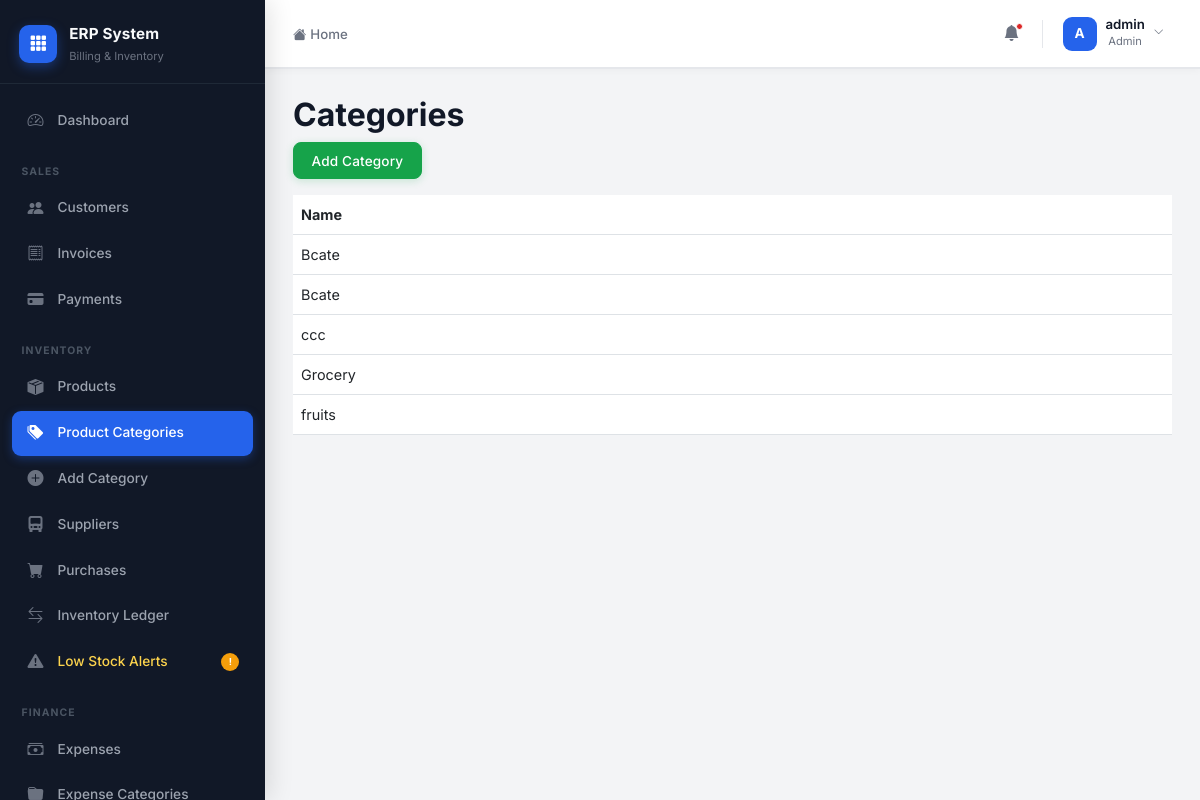
Page /products/categories/ (signed in) on the committed database.
### accounts/models.py (models this page shows)
class CustomUser(AbstractUser):
    ROLE_CHOICES = (
        ('admin', 'Admin'),
        ('staff', 'Staff'),
        ('accountant', 'Accountant'),
    )
    role = models.CharField(max_length=20, choices=ROLE_CHOICES, default='staff')
    phone = models.CharField(max_length=15, blank=True, null=True)

### products/models.py (models this page shows, shortened)
class Category(models.Model):
    name = models.CharField(max_length=100)

### products/views.py (the view)
# urls.py: path('categories/', category_list, name='category_list'),
@login_required
def category_list(request):
    categories = Category.objects.all()
    return render(request, 'products/category_list.html', {
        'categories': categories
    })

### templates/products/category_list.html
{% extends 'layouts/admin_base.html' %}
{% block admin_content %}
<h2>Categories</h2>
<a href="{% url 'add_category' %}" class="btn btn-success mb-3">
    Add Category
</a>
<table class="table">
    <tr>
        <th>Name</th>
    </tr>
    {% for cat in categories %}
    <tr>
        <td>{{ cat.name }}</td>
    </tr>
    {% endfor %}
</table>
{% endblock %}

### templates/layouts/admin_base.html (shortened to what this page needs)
{% extends 'base.html' %}
{% block content %}
<div class="erp-shell">
    <aside class="erp-sidebar" id="erpSidebar">
        <div class="sidebar-logo">
            <div class="logo-icon">
                <i class="bi bi-grid-3x3-gap-fill"></i>
            </div>
            <div class="logo-text">
                <span class="logo-name">ERP System</span>
                <span class="logo-sub">Billing & Inventory</span>
            </div>
        </div>
        <nav class="sidebar-nav" id="sidebarNav">
            <a href="{% url 'admin_dashboard' %}"
               class="nav-item {% if request.resolver_match.url_name == 'admin_dashboard' %}active{% endif %}">
                <span class="nav-icon"><i class="bi bi-speedometer2"></i></span>
                <span class="nav-label">Dashboard</span>
            </a>
            <div class="nav-section-label">Sales</div>
            <a href="{% url 'customer_list' %}"
               class="nav-item {% if 'customer' in request.resolver_match.url_name %}active{% endif %}">
                <span class="nav-icon"><i class="bi bi-people-fill"></i></span>
                <span class="nav-label">Customers</span>
            </a>
            <a href="{% url 'invoice_list' %}"
               class="nav-item {% if 'invoice' in request.resolver_match.url_name %}active{% endif %}">
                <span class="nav-icon"><i class="bi bi-receipt"></i></span>
                <span class="nav-label">Invoices</span>
            </a>
            {% if request.user.role == 'admin' or request.user.role == 'accountant' %}
            <a href="{% url 'payment_list' %}"
               class="nav-item {% if 'payment' in request.resolver_match.url_name %}active{% endif %}">
                <span class="nav-icon"><i class="bi bi-credit-card-fill"></i></span>
                <span class="nav-label">Payments</span>
            </a>
            {% endif %}
            <div class="nav-section-label">Inventory</div>
            <a href="{% url 'product_list' %}"
               class="nav-item {% if request.resolver_match.url_name == 'product_list' %}active{% endif %}">
                <span class="nav-icon"><i class="bi bi-box-seam-fill"></i></span>
                <span class="nav-label">Products</span>
            </a>
            {% if request.user.role == 'admin' %}
            <a href="{% url 'category_list' %}"
               class="nav-item {% if 'category' in request.resolver_match.url_name %}active{% endif %}">
                <span class="nav-icon"><i class="bi bi-tags-fill"></i></span>
                <span class="nav-label">Product Categories</span>
            </a>
            <a href="{% url 'add_category' %}"
               class="nav-item {% if request.resolver_match.url_name == 'add_category' %}active{% endif %}">
                <span class="nav-icon"><i class="bi bi-plus-circle-fill"></i></span>
                <span class="nav-label">Add Category</span>
            </a>
            <a href="{% url 'supplier_list' %}"
               class="nav-item {% if 'supplier' in request.resolver_match.url_name %}active{% endif %}">
                <span class="nav-icon"><i class="bi bi-truck-front-fill"></i></span>
                <span class="nav-label">Suppliers</span>
            </a>
            <a href="{% url 'purchase_list' %}"
               class="nav-item {% if 'purchase' in request.resolver_match.url_name %}active{% endif %}">
                <span class="nav-icon"><i class="bi bi-cart-fill"></i></span>
                <span class="nav-label">Purchases</span>
            </a>
            {% endif %}
            <a href="{% url 'stock_movement_list' %}"
               class="nav-item {% if 'stock' in request.resolver_match.url_name %}active{% endif %}">
                <span class="nav-icon"><i class="bi bi-arrow-left-right"></i></span>
                <span class="nav-label">Inventory Ledger</span>
            </a>
            <a href="{% url 'product_list' %}" class="nav-item nav-warning">
                <span class="nav-icon"><i class="bi bi-exclamation-triangle-fill"></i></span>
                <span class="nav-label">Low Stock Alerts</span>
                <span class="nav-badge">!</span>
            </a>
            {% if request.user.role == 'admin' or request.user.role == 'accountant' %}
            <div class="nav-section-label">Finance</div>
            <a href="{% url 'expense_list' %}"
               class="nav-item {% if 'expense' in request.resolver_match.url_name %}active{% endif %}">
                <span class="nav-icon"><i class="bi bi-cash-stack"></i></span>
                <span class="nav-label">Expenses</span>
            </a>
            <a href="{% url 'expense_category_list' %}"
               class="nav-item {% if 'expense_category' in request.resolver_match.url_name %}active{% endif %}">
                <span class="nav-icon"><i class="bi bi-folder-fill"></i></span>
                <span class="nav-label">Expense Categories</span>
            </a>
            {% endif %}
        </nav>
    </aside>
    <div class="erp-main">
        <header class="erp-topbar">
            <div class="topbar-left">
                <nav aria-label="breadcrumb">
                    <ol class="breadcrumb mb-0">
                        <li class="breadcrumb-item">
                            <a href="{% url 'admin_dashboard' %}">
                                <i class="bi bi-house-fill me-1"></i>Home
                            </a>
                        </li>
                    </ol>
                </nav>
            </div>
            <div class="topbar-right">
                <button class="topbar-icon-btn" title="Notifications">
                    <i class="bi bi-bell-fill"></i>
                    <span class="notif-dot"></span>
                </button>
                <div class="dropdown">
                    <button class="topbar-user-btn dropdown-toggle" data-bs-toggle="dropdown" aria-expanded="false">
                        <div class="topbar-avatar">
                            {{ request.user.username|slice:":1"|upper }}
                        </div>
                        <div class="topbar-user-info d-none d-sm-block">
                            <div class="topbar-username">{{ request.user.username }}</div>
                            <div class="topbar-userrole">{{ request.user.role|title }}</div>
                        </div>
                        <i class="bi bi-chevron-down topbar-chevron d-none d-sm-block"></i>
                    </button>
                </div>
            </div>
        </header>
        <main class="erp-page-content page-content">
            {% block admin_content %}{% endblock %}
        </main>
    </div>
</div>
{% endblock %}

### templates/base.html (style rules this page uses)
:root { --primary: #2563EB; --primary-hover: #1D4ED8; --primary-light: #EFF6FF; --sidebar-bg: #111827; --sidebar-hover: #1F2937; --sidebar-active: #1F2937; --success: #16A34A; --danger: #DC2626; --warning: #F59E0B; --bg: #F3F4F6; --card-bg: #FFFFFF; --text-primary: #111827; --text-secondary: #6B7280; --border: #E5E7EB; --shadow-card: 0 4px 20px rgba(0,0,0,0.05); --shadow-sidebar: 4px 0 24px rgba(0,0,0,0.12); --radius-sm: 8px; --radius-md: 12px; --radius-lg: 16px; --topbar-h: 68px; --sidebar-w: 265px; --transition: all 0.22s cubic-bezier(0.4,0,0.2,1); }
*, *::before, *::after { box-sizing: border-box; }
body { font-family: 'Inter', sans-serif; background: var(--bg); color: var(--text-primary); font-size: 0.9rem; line-height: 1.6; -webkit-font-smoothing: antialiased; }
h1,h2,h3,h4,h5,h6 { font-weight: 700; color: var(--text-primary); }
a { text-decoration: none; }
.page-content { animation: fadeInUp 0.35s ease forwards; }
.btn { font-family: 'Inter', sans-serif; font-weight: 500; font-size: 0.85rem; border-radius: var(--radius-sm); padding: 0.45rem 1.1rem; transition: var(--transition); display: inline-flex; align-items: center; gap: 0.4rem; letter-spacing: 0.01em; }
.btn-success { background: var(--success); border-color: var(--success); box-shadow: 0 2px 8px rgba(22,163,74,0.2); }
.erp-topbar { height: var(--topbar-h); background: var(--card-bg); border-bottom: 1px solid var(--border); display: flex; align-items: center; justify-content: space-between; padding: 0 1.75rem; position: sticky; top: 0; z-index: 100; box-shadow: 0 1px 0 var(--border), 0 2px 8px rgba(0,0,0,0.04); }

### rows in the picture
CustomUser: user.username "A", user.username "admin", user.role "Admin"
Category: name "Bcate"
Category: name "Bcate"
Category: name "ccc"
Category: name "Grocery"
Category: name "fruits"
